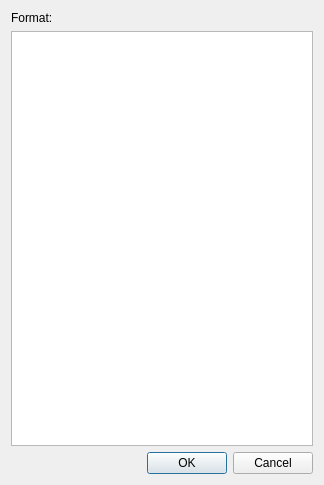
<?xml version="1.0" encoding="UTF-8"?>
<ui version="4.0">
 <class>Dialog</class>
 <widget class="QDialog" name="Dialog">
  <property name="geometry">
   <rect>
    <x>0</x>
    <y>0</y>
    <width>324</width>
    <height>485</height>
   </rect>
  </property>
  <property name="windowTitle">
   <string>Dialog</string>
  </property>
  <layout class="QGridLayout" name="gridLayout">
   <item row="1" column="0">
    <widget class="QPlainTextEdit" name="tbRoster"/>
   </item>
   <item row="2" column="0">
    <widget class="QDialogButtonBox" name="buttonBox">
     <property name="orientation">
      <enum>Qt::Orientation::Horizontal</enum>
     </property>
     <property name="standardButtons">
      <set>QDialogButtonBox::StandardButton::Cancel|QDialogButtonBox::StandardButton::Ok</set>
     </property>
    </widget>
   </item>
   <item row="0" column="0">
    <widget class="QLabel" name="lFormat">
     <property name="text">
      <string>Format:</string>
     </property>
    </widget>
   </item>
  </layout>
 </widget>
 <resources/>
 <connections>
  <connection>
   <sender>buttonBox</sender>
   <signal>accepted()</signal>
   <receiver>Dialog</receiver>
   <slot>accept()</slot>
   <hints>
    <hint type="sourcelabel">
     <x>248</x>
     <y>254</y>
    </hint>
    <hint type="destinationlabel">
     <x>157</x>
     <y>274</y>
    </hint>
   </hints>
  </connection>
  <connection>
   <sender>buttonBox</sender>
   <signal>rejected()</signal>
   <receiver>Dialog</receiver>
   <slot>reject()</slot>
   <hints>
    <hint type="sourcelabel">
     <x>316</x>
     <y>260</y>
    </hint>
    <hint type="destinationlabel">
     <x>286</x>
     <y>274</y>
    </hint>
   </hints>
  </connection>
 </connections>
</ui>
